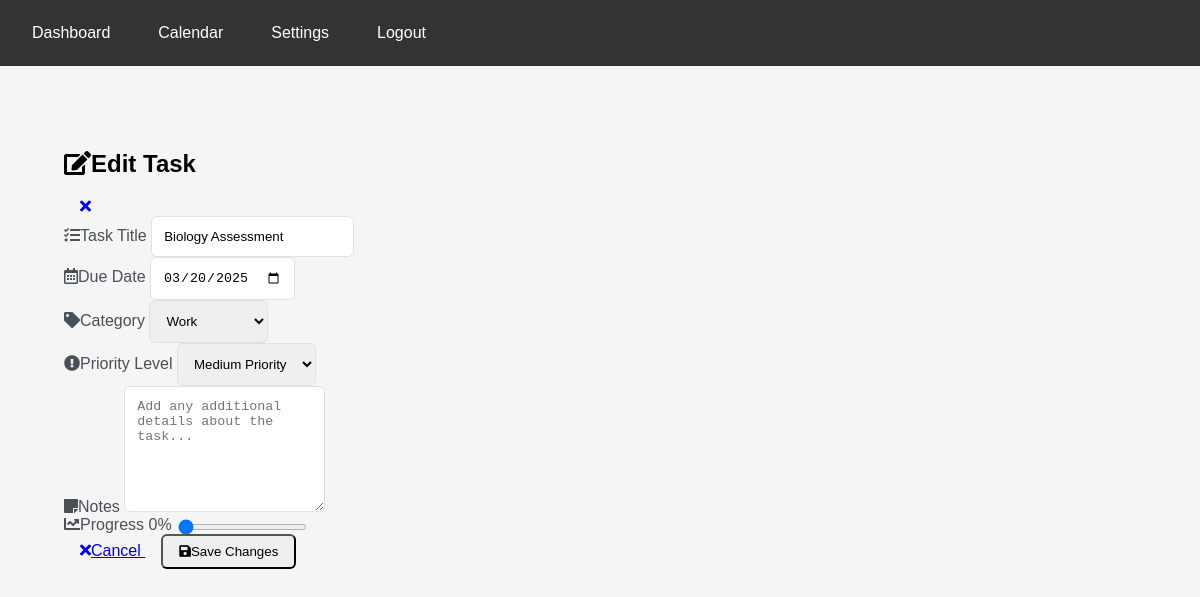
Page /edit_task/9 (signed in) on the earlier database version.
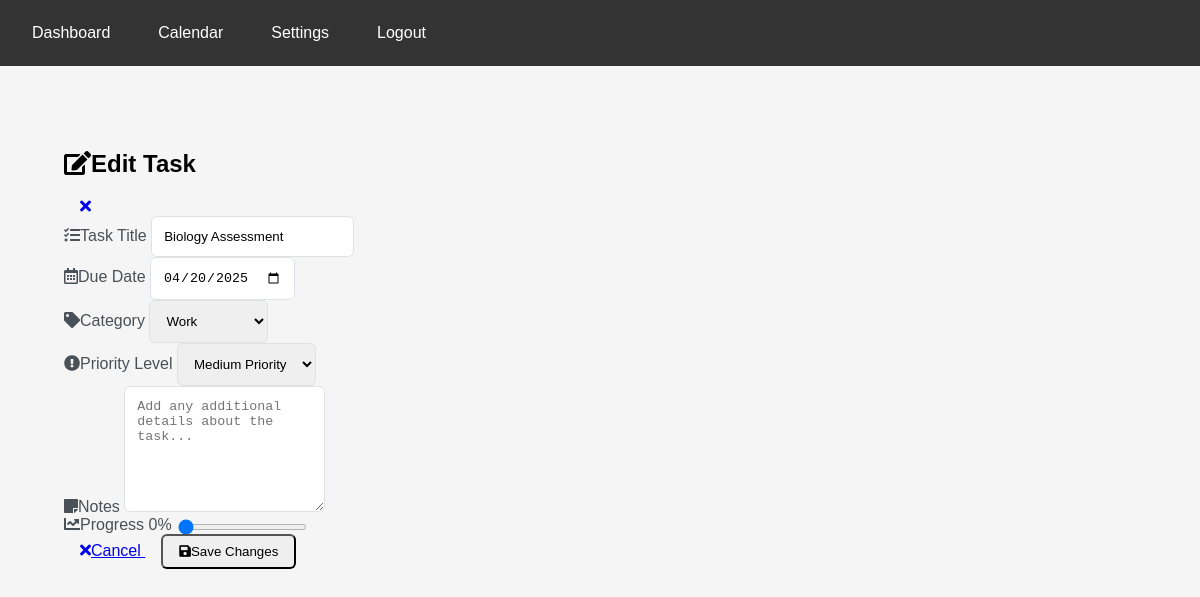
Same page on the later database version.
### tables this page shows
CREATE TABLE todos (
                id INTEGER PRIMARY KEY AUTOINCREMENT,
                user_id INTEGER NOT NULL,
                task TEXT NOT NULL,
                due_date TEXT NOT NULL,
                done BOOLEAN NOT NULL DEFAULT 0, category_id INTEGER 
            REFERENCES categories(id), category TEXT DEFAULT 'General', notes TEXT DEFAULT '', custom_color TEXT DEFAULT NULL, importance TEXT DEFAULT 'medium', progress INTEGER DEFAULT 0,
                FOREIGN KEY (user_id) REFERENCES users (id)
            );

### app.py (the view, shortened to what this page needs)
@app.route("/edit_task/<int:task_id>", methods=["GET", "POST"])
def edit_task(task_id):
    if 'user_id' not in session:
        flash("Please login first!", "error")
        return redirect(url_for("login"))
    conn = sqlite3.connect(DB_PATH)
    cursor = conn.cursor()
    cursor.execute("""
        SELECT task, due_date, category, notes, importance, progress
        FROM todos
        WHERE id = ? AND user_id = ?
    """, (task_id, session['user_id']))
    task = cursor.fetchone()
    conn.close()
    if task is None:
        flash("Task not found!", "error")
        return redirect(url_for("dashboard"))
    task_data = {
        "id": task_id,
        "task": task[0],
        "due_date": task[1],
        "category": task[2],
        "notes": task[3],
        "importance": task[4],
        "progress": task[5]
    }
    return render_template("edit_task.html", task=task_data)

### templates/edit_task.html (shortened to what the changed rows need)
{% extends "base.html" %}
{% block content %}
<div class="container mt-4">
    <div class="card shadow-sm">
        <div class="card-header bg-primary text-white d-flex justify-content-between align-items-center">
            <h2 class="mb-0">
                <i class="fas fa-edit me-2"></i>Edit Task
            </h2>
        </div>
        <div class="card-body">
            <form method="POST" class="needs-validation" novalidate>
                <div class="row">
                    <div class="col-md-8 mb-3">
                        <label for="todo_task" class="form-label">
                            <i class="fas fa-tasks me-1"></i>Task Title
                        </label>
                        <input type="text"
                               class="form-control form-control-lg"
                               id="todo_task"
                               name="todo_task"
                               value="{{ task.task }}"
                               required>
                    </div>
                    <div class="col-md-4 mb-3">
                        <label for="due_date" class="form-label">
                            <i class="far fa-calendar-alt me-1"></i>Due Date
                        </label>
                        <input type="date"
                               class="form-control"
                               id="due_date"
                               name="due_date"
                               value="{{ task.due_date }}"
                               required>
                    </div>
                </div>
                <div class="row">
                    <div class="col-md-6 mb-3">
                        <label for="category" class="form-label">
                            <i class="fas fa-tag me-1"></i>Category
                        </label>
                        <select class="form-select" id="category" name="category" required>
                            <option value="Work" {% if task.category == 'Work' %}selected{% endif %}>Work</option>
                        </select>
                    </div>
                    <div class="col-md-6 mb-3">
                        <label for="importance" class="form-label">
                            <i class="fas fa-exclamation-circle me-1"></i>Priority Level
                        </label>
                        <select class="form-select" id="importance" name="importance" required>
                            <option value="medium" {% if task.importance == 'medium' %}selected{% endif %}>
                                <i class="fas fa-minus"></i> Medium Priority
                            </option>
                        </select>
                    </div>
                </div>
                <div class="mb-4">
                    <label for="progress" class="form-label d-flex justify-content-between">
                        <span><i class="fas fa-chart-line me-1"></i>Progress</span>
                        <span class="badge bg-primary" id="progressValue">{{ task.progress }}%</span>
                    </label>
                    <input type="range"
                           class="form-range custom-range"
                           id="progress"
                           name="progress"
                           min="0"
                           max="100"
                           value="{{ task.progress }}">
                </div>
            </form>
        </div>
    </div>
</div>
{% endblock %}

Differences in the rows shown:
changed todos "Biology Assessment": due_date "03/20/2025" → "04/20/2025"
